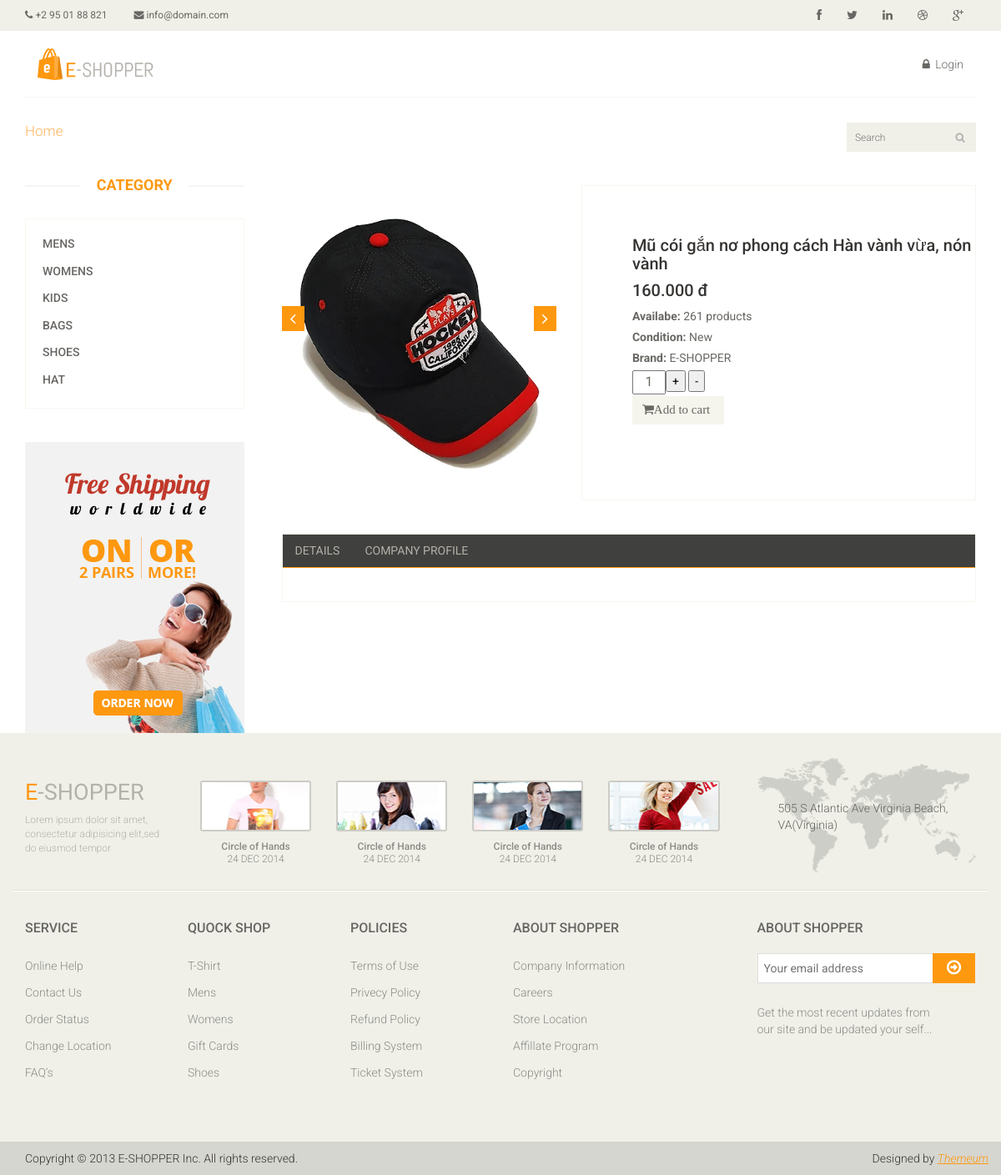
Page /products/product-details/1/ on the committed database.
### products/models.py (models this page shows, shortened)
class Category(models.Model):
    name =models.CharField(max_length=30)
    description = models.TextField(null=True, blank=True)

class Product(models.Model):
    img = models.ImageField(null=True,upload_to='product')
    name =models.CharField(max_length=50)
    description = models.TextField(null=True, blank=True,max_length=1000)
    price =models.FloatField()
    quantity =models.IntegerField(null=True)
    category = models.ForeignKey(Category, on_delete=models.CASCADE)
    discount =models.IntegerField(null=True, default=0)
    size = models.CharField(max_length=100, null=True)
    updated = models.DateTimeField(auto_now=True)
    created = models.DateTimeField(auto_now_add=True)
    class Meta:
        ordering = ['-updated', '-created']

### products/views.py (the view, shortened to what this page needs)
# urls.py: path('product-details/<str:pk>/', views.detailsProduct, name="product-details"),
def detailsProduct(request, pk):
    product = Product.objects.get(id=pk)
    images = product.image_set.all()
    categorys = Category.objects.all()
    context = {'product': product, 'category': categorys, 'images':images}
    return render(request, 'products/product-details.html', context)

### templates/products/product-details.html (shortened to what this page needs)
{% extends "base.html" %}
{% load static %}
{% block content %}
	<section>
		<div class="container">
			<div class="row">
				<div class="col-sm-3">
					<div class="left-sidebar">
						<h2>Category</h2>
						<div class="panel-group category-products" id="accordian">
							{% for cago in category %}
							<div class="panel panel-default">
								<div class="panel-heading">
									<h4 class="panel-title"><a href="/products/category/{{cago.id}}">{{cago.name}}</a></h4>
								</div>
							</div>
							{% endfor %}
						</div>
						<div class="shipping text-center">
							<img src="{% static '/images/home/shipping.jpg' %}" alt="" />
						</div>
					</div>
				</div>
				<div class="col-sm-9 padding-right">
					<div class="product-details">
						<div class="col-sm-5">
							<div id="similar-product" class="carousel slide" data-ride="carousel">
								    <div class="carousel-inner" >
										<div class="item active carousel-item" >
											<img class="d-block w-100" style=" height: 300px" src={{product.img.url}} alt="">
										</div>
									</div>
								  <a class="left item-control" href="#similar-product" data-slide="prev">
									<i class="fa fa-angle-left"></i>
								  </a>
								  <a class="right item-control" href="#similar-product" data-slide="next">
									<i class="fa fa-angle-right"></i>
								  </a>
							</div>
						</div>
						<div class="col-sm-7">
							<div class="product-information">
								<h2>{{product.name}}</h2>
								<h2>{{product.price|floatformat:3}} đ</h2>
								<p><b>Availabe:</b> {{product.quantity}} products</p>
								<p><b>Condition:</b> New</p>
								<p><b>Brand:</b> E-SHOPPER</p>
								{%if user.is_staff %}
								{%else%}
								<form method="POST" action="" enctype="multipart/form-data">
									<input type="button" value="+" class="cart_quantity_up" onclick="add()">
									<input id="quantity" class="cart_quantity_input" type="text" name="quantity" value="1" autocomplete="off" size="2">
									<input type="button" value="-" class="cart_quantity_down" onclick="minus()" >
									<p><p>
								   <button class="btn btn-default add-to-cart" type="submit"value="submit"><i class="fa fa-shopping-cart">Add to cart</i></button>
							   </form>
								{%endif%}
							</div>
						</div>
					</div>
					<div class="category-tab shop-details-tab">
						<div class="col-sm-12">
							<ul class="nav nav-tabs">
								<li><a href="#details" data-toggle="tab">Details</a></li>
								<li><a href="#companyprofile" data-toggle="tab">Company Profile</a></li>
							</ul>
						</div>
					</div>
				</div>
			</div>
		</div>
	</section>
{%endblock%}

### static/css/main.css (style rules this page uses)
body { font-family: 'Roboto', sans-serif; position: relative; font-weight: 400px; }
ul li { list-style: none; }
a { -webkit-transition: 300ms; transition: 300ms; }
h1, h2, h3, h4, h5, h6 { font-family: 'Roboto', sans-serif; }
.item { padding-left: 100px; }
.right { right: 0; }
.category-products { border: 1px solid #F7F7F0; margin-bottom: 35px; padding-bottom: 20px; padding-top: 15px; }
.left-sidebar h2, .brands_products h2 { color: #FE980F; font-family: 'Roboto', sans-serif; font-size: 18px; font-weight: 700; margin: 0 auto 30px; text-align: center; text-transform: uppercase; position: relative; z-index: 3; }
.left-sidebar h2:after, h2.title:after { content: " "; position: absolute; border: 1px solid #f5f5f5; bottom: 8px; left: 0; width: 100%; height: 0; z-index: -2; }
.left-sidebar h2:before { content: " "; position: absolute; background: #fff; bottom: -6px; width: 130px; height: 30px; z-index: -1; left: 50%; margin-left: -65px; }
.category-products .panel { background-color: #FFFFFF; border: 0px; border-radius: 0px; -webkit-box-shadow: none; box-shadow: none; margin-bottom: 0px; }
.category-products .panel-default .panel-heading { background-color: #FFFFFF; border: 0 none; color: #FFFFFF; padding: 5px 20px; }
.category-products .panel-default .panel-heading .panel-title a { color: #696763; font-family: 'Roboto', sans-serif; font-size: 14px; text-decoration: none; text-transform: uppercase; }
.shipping { background-color: #F2F2F2; margin-top: 40px; overflow: hidden; padding-top: 20px; position: relative; }
.padding-right { padding-right: 0; }
.add-to-cart { background: #F5F5ED; border: 0 none; border-radius: 0; color: #696763; font-family: 'Roboto', sans-serif; font-size: 15px; margin-bottom: 25px; }
.add-to-cart i { margin-right: 5px; }
.category-tab { overflow: hidden; }
.category-tab ul { background: #40403E; border-bottom: 1px solid #FE980F; list-style: none outside none; margin: 0 0 30px; padding: 0; width: 100%; }
.category-tab ul li a { border: 0 none; border-radius: 0; color: #B3AFA8; display: block; font-family: 'Roboto', sans-serif; font-size: 14px; text-transform: uppercase; }
.nav-tabs li a { border: 1px solid rgba(0, 0, 0, 0); border-radius: 4px 4px 0 0; line-height: 1.42857; margin-right: 0; }
.product-details { overflow: hidden; }
#similar-product { margin-top: 40px; }
.product-details { margin-bottom: 40px; overflow: hidden; margin-top: 10px; }
#similar-product .carousel-inner .item { padding-left: 0px; }
#similar-product .carousel-inner .item img { display: inline-block; margin-left: 15px; }
.item-control { position: absolute; top: 35%; }
.item-control i { background: #FE980F; color: #FFFFFF; font-size: 20px; padding: 5px 10px; }
.product-information { border: 1px solid #F7F7F0; overflow: hidden; padding-bottom: 60px; padding-left: 60px; padding-top: 60px; position: relative; }
.product-information h2 { color: #363432; font-family: 'Roboto', sans-serif; font-size: 20px; margin-top: 0; }
.product-information p { color: #696763; font-family: 'Roboto', sans-serif; margin-bottom: 5px; }
.shop-details-tab { border: 1px solid #F7F7F0; margin-bottom: 75px; margin-left: 15px; margin-right: 15px; padding-bottom: 10px; }
.shop-details-tab .col-sm-12 { padding-left: 0; padding-right: 0; }
.cart_quantity_input { color: #696763; float: left; font-size: 16px; text-align: center; font-family: 'Roboto', sans-serif; }

### rows in the picture
Category: name "MENS"
Category: name "WOMENS"
Category: name "KIDS"
Category: name "BAGS"
Category: name "SHOES"
Category: name "HAT"
Product: img (picture), name "Mũ cói gắn nơ phong cách Hàn vành vừa, nón vành", price "160.000", quantity "261"
